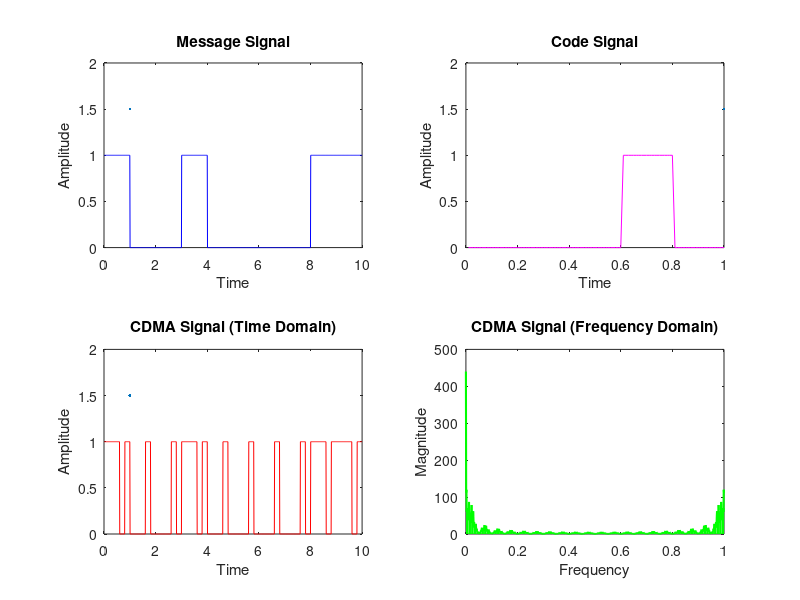

The MATLAB script that drew this image:
% CDMA Modulation
clc, clearvars, close all;

% n = input("Enter Number of bits : ");
n = 10;
t = 0.01:0.01:1;        % time per bit
m = randi([0 1], 1, n); % bits
c = randi([0 1], 1, n); % psuedo-random code

% Message Signal
m0 = zeros(1, 100);
m1 = ones(1, 100);

% Code Signals
c0 = zeros(1, 10);
c1 = ones(1, 10);

% Modulation
message = []; code = []; cdma = [];

for i=1:10
    if m(i) == 0
        message = [message, m0];
    else
        message = [message, m1];
    end
end

for i=1:10
    if c(i) == 0
        code = [code, c0];
    else
        code = [code, c1];
    end
end

for i=1:10
    if m(i) == 0
        cdma = [cdma, xor(m0, code)];
    else
        cdma = [cdma, xor(m1, code)];
    end
end

time = 0.01:0.01:n;

subplot(2,2,1)
plot(time, message, 'b', LineWidth=1.5);
title("Message Signal");
xlabel("Time");
ylabel("Amplitude");

subplot(2,2,2)
plot(t, code, 'm', LineWidth=1.5);
title("Code Signal");
xlabel("Time");
ylabel("Amplitude");

subplot(2,2,3)
plot(time, cdma, 'r', LineWidth=1.5);
title("CDMA Signal (Time Domain)");
xlabel("Time");
ylabel("Amplitude");

% Frequency domain plots
subplot(2, 2, 4)

% Fourier Transform of the CDMA signal
cdma_freq = fft(cdma);

% Frequency axis
freq = linspace(0, 1, length(cdma_freq));

% Plot the magnitude spectrum
plot(freq, abs(cdma_freq), 'g', 'LineWidth', 1.5);
title("CDMA Signal (Frequency Domain)");
xlabel("Frequency");
ylabel("Magnitude");